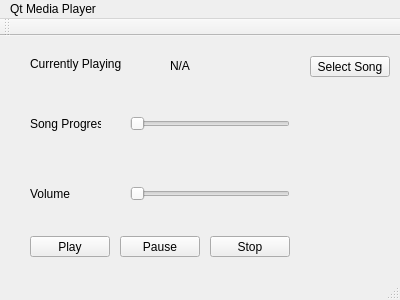
<?xml version="1.0" encoding="UTF-8"?>
<ui version="4.0">
 <class>MainWindow</class>
 <widget class="QMainWindow" name="MainWindow">
  <property name="geometry">
   <rect>
    <x>0</x>
    <y>0</y>
    <width>400</width>
    <height>300</height>
   </rect>
  </property>
  <property name="windowTitle">
   <string>MainWindow</string>
  </property>
  <widget class="QWidget" name="centralWidget">
   <widget class="QPushButton" name="startButton">
    <property name="geometry">
     <rect>
      <x>30</x>
      <y>200</y>
      <width>80</width>
      <height>21</height>
     </rect>
    </property>
    <property name="text">
     <string>Play</string>
    </property>
   </widget>
   <widget class="QPushButton" name="stopButton">
    <property name="geometry">
     <rect>
      <x>210</x>
      <y>200</y>
      <width>80</width>
      <height>21</height>
     </rect>
    </property>
    <property name="text">
     <string>Stop</string>
    </property>
   </widget>
   <widget class="QSlider" name="progressSlider">
    <property name="geometry">
     <rect>
      <x>130</x>
      <y>80</y>
      <width>160</width>
      <height>16</height>
     </rect>
    </property>
    <property name="orientation">
     <enum>Qt::Horizontal</enum>
    </property>
   </widget>
   <widget class="QSlider" name="volumeSlider">
    <property name="geometry">
     <rect>
      <x>130</x>
      <y>150</y>
      <width>160</width>
      <height>16</height>
     </rect>
    </property>
    <property name="orientation">
     <enum>Qt::Horizontal</enum>
    </property>
   </widget>
   <widget class="QLabel" name="songProgressLabel">
    <property name="geometry">
     <rect>
      <x>30</x>
      <y>80</y>
      <width>71</width>
      <height>16</height>
     </rect>
    </property>
    <property name="text">
     <string>Song Progress</string>
    </property>
   </widget>
   <widget class="QLabel" name="volumeLabel">
    <property name="geometry">
     <rect>
      <x>30</x>
      <y>150</y>
      <width>47</width>
      <height>16</height>
     </rect>
    </property>
    <property name="text">
     <string>Volume</string>
    </property>
   </widget>
   <widget class="QLabel" name="currentSongLabel">
    <property name="geometry">
     <rect>
      <x>30</x>
      <y>20</y>
      <width>91</width>
      <height>16</height>
     </rect>
    </property>
    <property name="text">
     <string>Currently Playing</string>
    </property>
   </widget>
   <widget class="QLabel" name="currentSong">
    <property name="geometry">
     <rect>
      <x>170</x>
      <y>20</y>
      <width>41</width>
      <height>20</height>
     </rect>
    </property>
    <property name="text">
     <string>N/A</string>
    </property>
   </widget>
   <widget class="QPushButton" name="songChoice">
    <property name="geometry">
     <rect>
      <x>310</x>
      <y>20</y>
      <width>80</width>
      <height>21</height>
     </rect>
    </property>
    <property name="text">
     <string>Select Song</string>
    </property>
   </widget>
   <widget class="QPushButton" name="pauseButton">
    <property name="geometry">
     <rect>
      <x>120</x>
      <y>200</y>
      <width>80</width>
      <height>21</height>
     </rect>
    </property>
    <property name="text">
     <string>Pause</string>
    </property>
   </widget>
  </widget>
  <widget class="QMenuBar" name="menuBar">
   <property name="geometry">
    <rect>
     <x>0</x>
     <y>0</y>
     <width>400</width>
     <height>20</height>
    </rect>
   </property>
   <widget class="QMenu" name="menuQt_Media_Player">
    <property name="title">
     <string>Qt Media Player</string>
    </property>
   </widget>
   <addaction name="menuQt_Media_Player"/>
  </widget>
  <widget class="QToolBar" name="mainToolBar">
   <attribute name="toolBarArea">
    <enum>TopToolBarArea</enum>
   </attribute>
   <attribute name="toolBarBreak">
    <bool>false</bool>
   </attribute>
  </widget>
  <widget class="QStatusBar" name="statusBar"/>
 </widget>
 <layoutdefault spacing="6" margin="11"/>
 <resources/>
 <connections/>
</ui>
